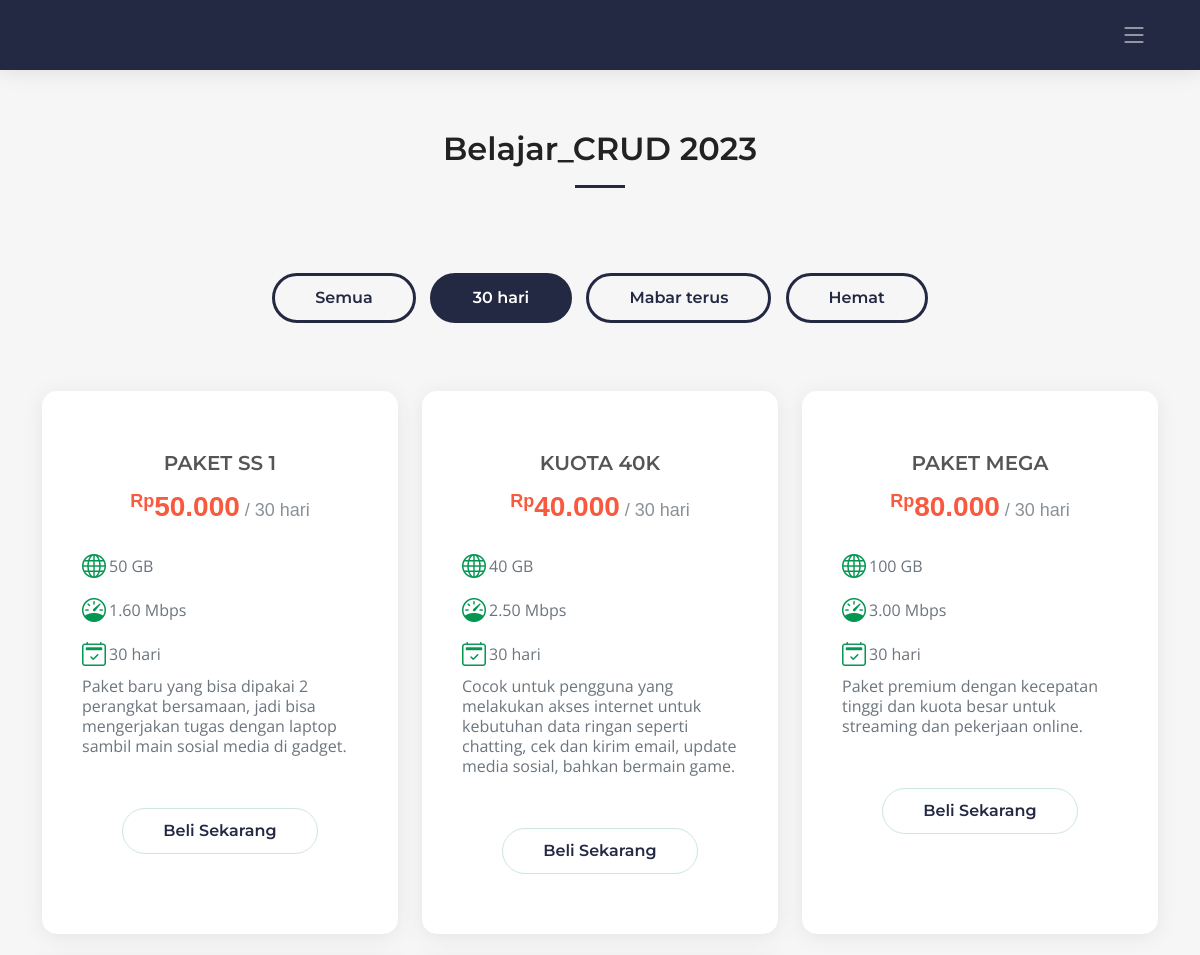
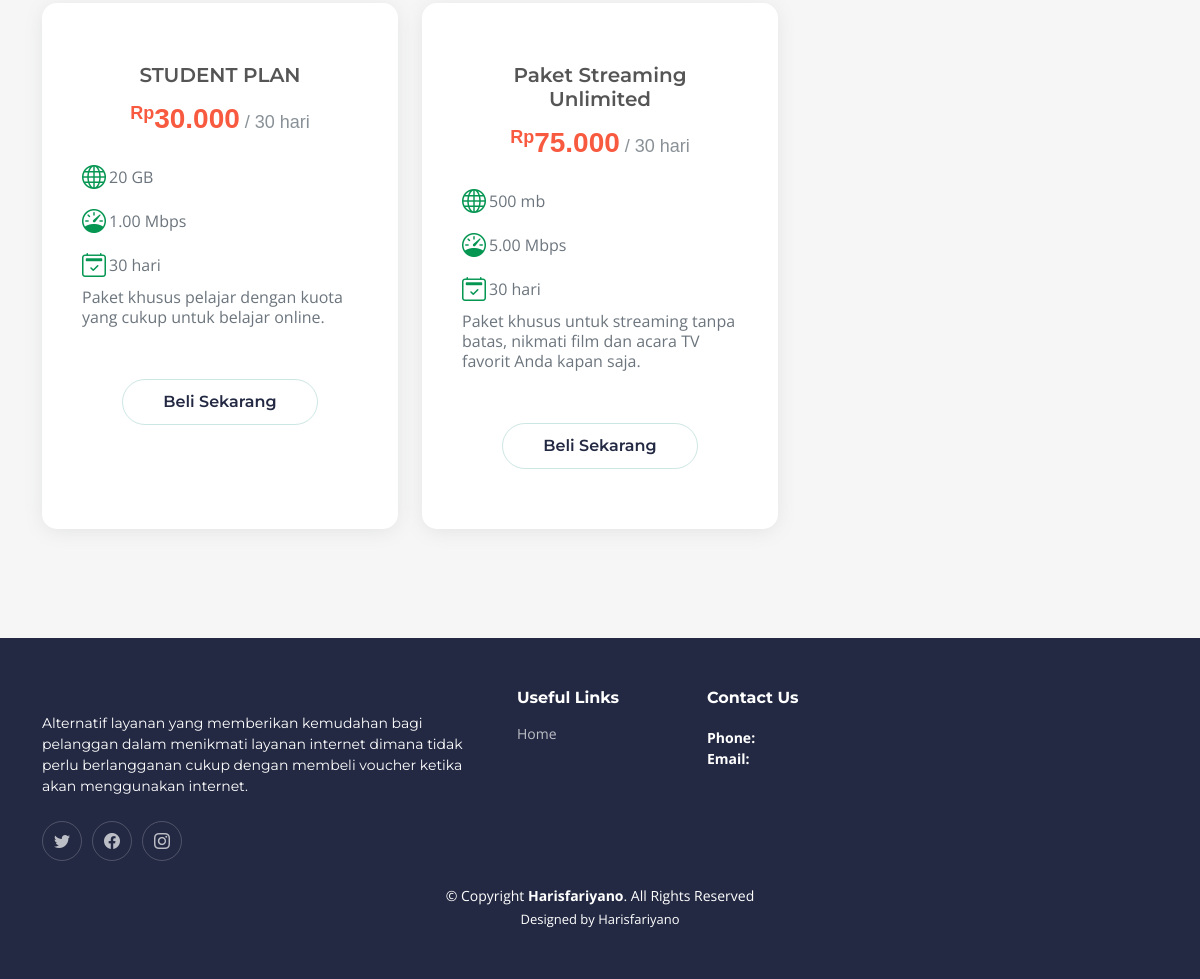
/index.php?filter=Paket1, run on the app's committed database (2 pictures, top to bottom).
### tables this page shows
CREATE TABLE `paket_internet` (
  `id` int(20) NOT NULL,
  `nama_paket` varchar(255) NOT NULL,
  `harga` decimal(10,3) NOT NULL,
  `masa_aktiv` varchar(11) NOT NULL,
  `kuota` varchar(11) NOT NULL,
  `kecepatan` decimal(5,2) NOT NULL,
  `deskripsi` text DEFAULT NULL
);

### backend/produk.php (called while the page is built, shortened)
<?php
require_once("config/config.php");
if (isset($_GET['filter'])) {
    $filter = $_GET['filter'];
    if ($filter === "Paket1") {
        $sql = "SELECT * FROM paket_internet WHERE masa_aktiv = '30 hari'";
    } elseif ($filter === "Paket2") {
        $sql = "SELECT * FROM paket_internet WHERE kecepatan >= 10.00";
    } elseif ($filter === "Paket3") {
        $sql = "SELECT * FROM paket_internet WHERE harga <= 5.000";
    } else {
        $sql = "SELECT * FROM paket_internet";
    }
} else {
    $sql = "SELECT * FROM paket_internet";
}
$result = $conn->query($sql);
?>

### index.php (the view, shortened to what this page needs)
<?php
include('header.php');
include("backend/produk.php");
?>
<section id="pricing" class="pricing sections-bg">
  <div class="container" data-aos="fade-up">
    <div class="section-header">
      <h2>Belajar_CRUD 2023</h2>
    </div>
    <div class="text-center" id="filter">
      <a class="filter-btn" href="index.php?filter=semua" data-filter="semua">Semua</a>
      <a class="filter-btn" href="index.php?filter=Paket1" data-filter="Paket1">30 hari</a>
      <a class="filter-btn" href="index.php?filter=Paket2" data-filter="Paket2">Mabar terus</a>
      <a class="filter-btn" href="index.php?filter=Paket3" data-filter="Paket3">Hemat</a>
    </div>
    <div class="row g-4 py-lg-5" data-aos="zoom-out" data-aos-delay="100">
      <?php
      if ($result->num_rows > 0) {
          while($row = $result->fetch_assoc()) {
              $namaPaket = $row["nama_paket"];
              $harga = $row["harga"];
              $masaktiv = $row["masa_aktiv"];
              $kuota = $row["kuota"];
              $kecepatan = $row["kecepatan"];
              $deskripsi = $row["deskripsi"];
              ?>
              <div class="col-lg-4">
                <div class="pricing-item">
                  <h3><?php echo $namaPaket; ?></h3>
                  <h4><sup>Rp</sup><?php echo $harga; ?><span> / <?php echo $masaktiv; ?></span></h4>
                  <ul>
                    <li><i class="bi bi-globe"></i> <?php echo $kuota; ?></li>
                    <li><i class="bi bi-speedometer"></i> <?php echo $kecepatan; ?> Mbps</li>
                    <li><i class="bi bi-calendar2-check"></i> <span> <?php echo $masaktiv; ?></li>
                    <p><?php echo $deskripsi; ?></p>
                  </ul>
                  <div class="text-center"><a href="#" class="buy-btn">Beli Sekarang</a></div>
                </div>
              </div>
          <?php
          }
      } else {
          echo "Tidak ada data paket internet.";
      }
      ?>
    </div>
  </div>
</section>
<?php
include('footer.php');
?>

### assets/css/main.css (style rules this page uses)
:root { --font-default: "Open Sans", system-ui, -apple-system, "Segoe UI", Roboto, "Helvetica Neue", Arial, "Noto Sans", "Liberation Sans", sans-serif, "Apple Color Emoji", "Segoe UI Emoji", "Segoe UI Symbol", "Noto Color Emoji"; --font-primary: "Montserrat", sans-serif; --font-secondary: "Poppins", sans-serif; }
:root { --color-default: #222222; --color-primary: #242943; --color-secondary: #f85a40; }
:root { scroll-behavior: smooth; }
body { font-family: var(--font-default); color: var(--color-default); }
a { color: var(--color-primary); text-decoration: none; }
h1, h2, h3, h4, h5, h6 { font-family: var(--font-primary); }
section { padding: 60px 0; overflow: hidden; }
.sections-bg { background-color: #f6f6f6; }
.section-header { text-align: center; padding-bottom: 60px; }
.section-header h2 { font-size: 32px; font-weight: 600; margin-bottom: 20px; padding-bottom: 20px; position: relative; }
.section-header h2:after { content: ""; position: absolute; display: block; width: 50px; height: 3px; background: var(--color-primary); left: 0; right: 0; bottom: 0; margin: auto; }
.sticked-header-offset { margin-top: 70px; }
section { scroll-margin-top: 70px; }
.pricing .pricing-item { padding: 60px 40px; box-shadow: 0 3px 20px -2px rgba(108, 117, 125, 0.15); background: #fff; height: 100%; position: relative; border-radius: 15px; }
.pricing h3 { font-weight: 600; margin-bottom: 15px; font-size: 20px; color: #555555; text-align: center; }
.pricing h4 { font-size: 28px; color: var(--color-secondary); font-weight: 700; font-family: var(--font-secondary); margin-bottom: 0; text-align: center; }
.pricing h4 sup { font-size: 18px; }
.pricing h4 span { color: rgba(108, 117, 125, 0.8); font-size: 18px; font-weight: 400; }
.pricing ul { padding: 20px 0; list-style: none; color: #6c757d; text-align: left; line-height: 20px; }
.pricing ul li { padding: 10px 0; display: flex; align-items: center; }
.pricing ul i { color: #059652; font-size: 24px; padding-right: 3px; }
.pricing .buy-btn { display: inline-block; padding: 10px 40px; border-radius: 50px; color: var(--color-primary); border: 1px solid rgba(0, 131, 116, 0.2); transition: none; font-size: 16px; font-weight: 600; font-family: var(--font-primary); transition: 0.3s; }
.filter-btn { display: inline-block; padding: 10px 40px; border-radius: 100px; color: var(--color-primary); border: 3px solid var(--color-primary); transition: none; font-size: 16px; font-weight: 600; font-family: var(--font-primary); transition: 0.3s; margin: 5px; margin-bottom: 20px; }
.active { background: var(--color-primary); color: #fff; }

### data on the page
paket_internet: nama_paket "PAKET SS 1", harga "50.000", masa_aktiv "30 hari", kuota "50 GB", kecepatan "1.60", deskripsi "Paket baru yang bisa dipakai 2 perangkat bersamaan, jadi bisa mengerjakan tugas dengan laptop sambil main sosial media di gadget."
paket_internet: nama_paket "KUOTA 40K", harga "40.000", masa_aktiv "30 hari", kuota "40 GB", kecepatan "2.50", deskripsi "Cocok untuk pengguna yang melakukan akses internet untuk kebutuhan data ringan seperti chatting, cek dan kirim email, update media sosial, bahkan bermain game."
paket_internet: nama_paket "PAKET MEGA", harga "80.000", masa_aktiv "30 hari", kuota "100 GB", kecepatan "3.00", deskripsi "Paket premium dengan kecepatan tinggi dan kuota besar untuk streaming dan pekerjaan online."
paket_internet: nama_paket "STUDENT PLAN", harga "30.000", masa_aktiv "30 hari", kuota "20 GB", kecepatan "1.00", deskripsi "Paket khusus pelajar dengan kuota yang cukup untuk belajar online."
paket_internet: nama_paket "Paket Streaming Unlimited", harga "75.000", masa_aktiv "30 hari", kuota "500 mb", kecepatan "5.00", deskripsi "Paket khusus untuk streaming tanpa batas, nikmati film dan acara TV favorit Anda kapan saja."
